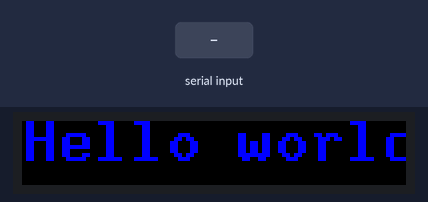
Bench run of a program on a simulated Raspberry Pi (BCM pin numbers). Shown: 96×16 colour display. Inputs (shaded band) come from the test bench. What the program prints to the terminal is not drawn.

Above: at 1.2 s.
1.3 s: "time\n" received over the second serial link
Timing chart, 0 to 4.3 s (numbered marks = the images above; inputs shaded):
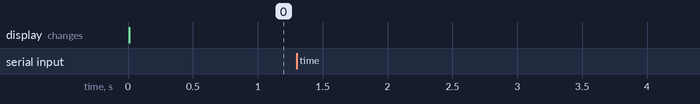

The program:

text_try_3.py
```python
#!/usr/bin/python
# SIMPLE TEXT DISPLAY FROM TEXT FILE
# Autor : A.HALET

import serial
import json
import time
import sys
import os

from rgbmatrix import RGBMatrix, RGBMatrixOptions, graphics
from os import path

#============================================
#            SERIAL CONFIG
#============================================

ser = serial.Serial('/dev/ttyUSB0', 9600, timeout=0.3)

#============================================
#            MATRIX CONFIG
#============================================
options = RGBMatrixOptions()
options.rows = 16
options.cols = 32
options.chain_length = 3
options.parallel = 1
options.brightness = 100
options.multiplexing = 4
options.show_refresh_rate = 0
options.limit_refresh_rate_hz = 180
#options.pwm_bits = 1
#options.row_address_type = 2
#options.pixel_mapper_config = "V-mapper;Rotate:-90"
options.disable_hardware_pulsing = 1
options.hardware_mapping = 'regular'
matrix = RGBMatrix(options = options)

#============================================
#            TEXT CONFIG
#============================================
offscreen_canvas = matrix.CreateFrameCanvas()
font = graphics.Font()
font.LoadFont("../fonts/9x18B.bdf")
pos = matrix.height

try:
    print("Press CTRL-C to stop.")

except KeyboardInterrupt:
    offscreen_canvas.Clear()
    matrix.Clear()
    sys.exit(0)


#============================================
#                MAIN LOOP
#============================================
while True:
#============================================
#                  INIT
#============================================
    matrix.Clear()
    offscreen_canvas.Clear()

    pos_x=0
#    pos_y=font.height
    pos_y=10
    color_R=0
    color_G=0
    color_B=255

    print(pos_y)

#============================================
#            READ TEXT FILE
#============================================
    if(path.exists('/home/cvonselen/rpi-rgb-led-matrix/toprint.txt')):
        with open('/home/cvonselen/rpi-rgb-led-matrix/toprint.txt', 'r') as file:
            content = file.readlines()
            txt_to_print=content[0].decode('utf8')
            file.close()
    else :
        txt_to_print="Hello world"

    while True:
#============================================
#            GET TEXT FROM SERIAL
#============================================
        if ser.in_waiting >0:
            line = ser.readline().decode ('utf-8').rstrip()
            #print(line)
            try:
                jsonObj = json.loads(line)
                clock = jsonObj.get('time')
             #   txt_to_print = str(clock)
             #   print("time:", clock)
                ser.reset_input_buffer()
            except:
                print("Error")
#============================================
#            DISPLAY TEXT
#============================================
        offscreen_canvas.Clear()
        len_pic = graphics.DrawText(offscreen_canvas, font,pos_x, pos_y,graphics.Color(color_R,color_G,color_B),txt_to_print)
     #   pos -= 1
     #   if (pos + len_pic < 0):
     #       pos = offscreen_canvas.width
     #   time.sleep(0.01)
        #offscreen_canvas.Clear()
      #  time.sleep(0.05)
        offscreen_canvas = matrix.SwapOnVSync(offscreen_canvas)
     #   time.sleep(0.5)
        #offscreen_canvas.Clear()
```

Measured:
- after the input at 1.3 s, every drawn part: stays the same
